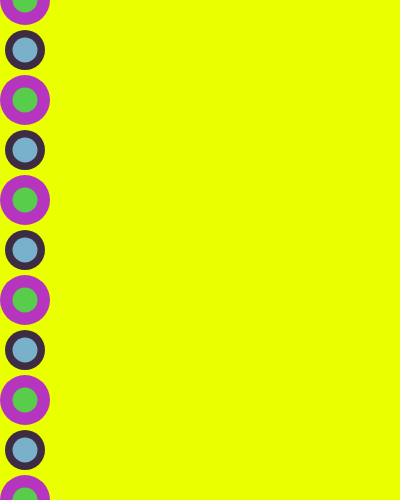
Frame 1 (no input)
Frame 60 (no input): blank canvas, image omitted
Frame 120 (the mouse pressed at the canvas centre since frame 60): blank canvas, image omitted

The p5.js sketch that drew this single still picture (run headless with seeded random() and noise() and a simulated clock; from frame 60 on, the mouse is pressed at the canvas centre):

// p5.js sketch
// ── sketch.js
var x = 25;
var dir = 1;
var speed = 150

function setup() {
  createCanvas(400, 500);
  background(120, 200, 255);
}

function draw() {
  background(234, 255, 0);
  noStroke();
  //fill(255, 0, 0);
    fill (random (0, 255), random (0, 255), random (0, 255))
  ellipse (x, 0, 50, 50);
  ellipse(x, 100, 50, 50);
  ellipse (x, 200, 50, 50);
  ellipse (x, 300, 50, 50);
  ellipse (x, 400, 50, 50);
  ellipse (x, 500, 50, 50);
  //fill (0, 255, 9);
  fill (random (0, 255), random (0, 255), random (0, 255))
  ellipse (x, 0, 25, 25);
  ellipse (x, 100, 25, 25);
  ellipse (x, 200, 25, 25);
  ellipse (x, 300, 25, 25);
  ellipse (x, 400, 25, 25);
  ellipse (x, 500, 25, 25);
  //fill (255, 0, 221)
    fill (random (0, 255), random (0, 255), random (0, 255))
  ellipse (x, 50, 40, 40);
  ellipse (x, 150, 40, 40);
  ellipse (x, 250, 40, 40);
  ellipse (x, 350, 40, 40);
  ellipse (x, 450, 40, 40);
  //fill (0, 221, 255)
    fill (random (0, 255), random (0, 255), random (0, 255))
  ellipse (x, 50, 25, 25);
  ellipse (x, 150, 25, 25);
  ellipse (x, 250, 25, 25);
  ellipse (x, 350, 25, 25);
  ellipse (x, 450, 25, 25);
  if (x > 275 || x < 25) {
      

    dir = dir * -1;
  }
  x = x + speed * dir;
  // x = (x + 1) % 275;
  // x = min(x + 1, 275);
  // x = x + 1;
}
